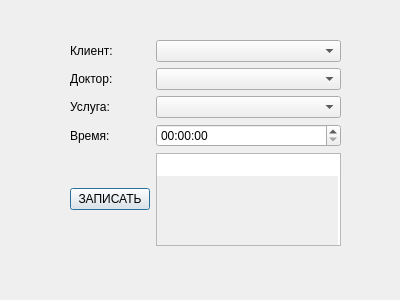
<?xml version="1.0" encoding="UTF-8"?>
<ui version="4.0">
 <class>Dialog</class>
 <widget class="QDialog" name="Dialog">
  <property name="geometry">
   <rect>
    <x>0</x>
    <y>0</y>
    <width>400</width>
    <height>300</height>
   </rect>
  </property>
  <property name="windowTitle">
   <string>Dialog</string>
  </property>
  <widget class="QWidget" name="">
   <property name="geometry">
    <rect>
     <x>70</x>
     <y>40</y>
     <width>271</width>
     <height>206</height>
    </rect>
   </property>
   <layout class="QGridLayout" name="gridLayout">
    <item row="2" column="1">
     <widget class="QComboBox" name="comboBox_2"/>
    </item>
    <item row="1" column="1">
     <widget class="QComboBox" name="comboBox"/>
    </item>
    <item row="0" column="0">
     <widget class="QLabel" name="label">
      <property name="text">
       <string>Клиент:</string>
      </property>
     </widget>
    </item>
    <item row="1" column="0">
     <widget class="QLabel" name="label_2">
      <property name="text">
       <string>Доктор:</string>
      </property>
     </widget>
    </item>
    <item row="3" column="0">
     <widget class="QLabel" name="label_4">
      <property name="text">
       <string>Время:</string>
      </property>
     </widget>
    </item>
    <item row="3" column="1">
     <widget class="QTimeEdit" name="timeEdit">
      <property name="maximumDateTime">
       <datetime>
        <hour>23</hour>
        <minute>59</minute>
        <second>59</second>
        <year>2100</year>
        <month>1</month>
        <day>1</day>
       </datetime>
      </property>
      <property name="minimumDateTime">
       <datetime>
        <hour>0</hour>
        <minute>0</minute>
        <second>0</second>
        <year>2000</year>
        <month>1</month>
        <day>1</day>
       </datetime>
      </property>
      <property name="calendarPopup">
       <bool>true</bool>
      </property>
     </widget>
    </item>
    <item row="2" column="0">
     <widget class="QLabel" name="label_3">
      <property name="text">
       <string>Услуга:</string>
      </property>
     </widget>
    </item>
    <item row="0" column="1">
     <widget class="QComboBox" name="comboBox_3">
      <property name="frame">
       <bool>true</bool>
      </property>
     </widget>
    </item>
    <item row="5" column="0">
     <widget class="QPushButton" name="pushButton">
      <property name="text">
       <string>ЗАПИСАТЬ</string>
      </property>
     </widget>
    </item>
    <item row="5" column="1">
     <widget class="QPlainTextEdit" name="plainTextEdit">
      <property name="readOnly">
       <bool>true</bool>
      </property>
      <property name="backgroundVisible">
       <bool>true</bool>
      </property>
     </widget>
    </item>
   </layout>
  </widget>
 </widget>
 <resources/>
 <connections/>
</ui>
